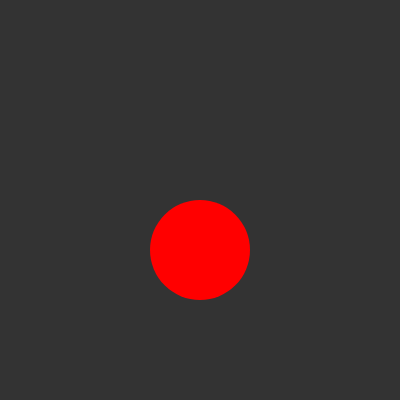
Frame 1 (no input)
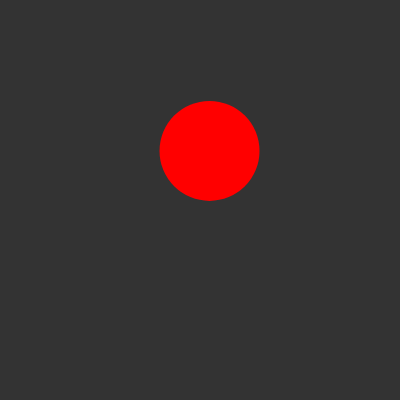
Frame 60 (no input)
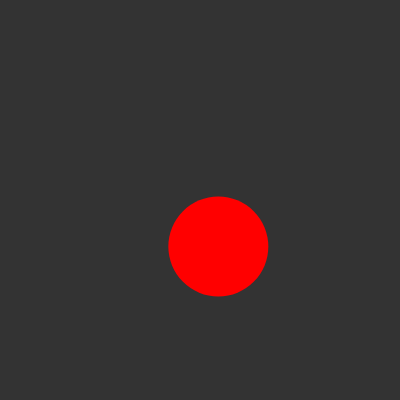
Frame 120 (the mouse pressed at the canvas centre since frame 60)

The p5.js sketch that drew these frames (run headless with seeded random() and noise() and a simulated clock; from frame 60 on, the mouse is pressed at the canvas centre):

// p5.js sketch
// ── sketch.js
// mouse controls x and y speeds

var xPos = 0;
var yPos = 0;

function setup() {
    createCanvas(400, 400);
}

function draw() {
    background(51);

    fill(255, 0, 0);
    noStroke();

    var x = sin(xPos) * 50 + width/2;
    var y = cos(yPos) * 50 + height/2;
    ellipse(x, y, 100, 100);

    var incrementX = map(mouseX, 0, width, 0.05, 0.5);
    var incrementY = map(mouseY, 0, height, 0.05, 0.5);

    xPos += incrementX;
    yPos += incrementY;
}
